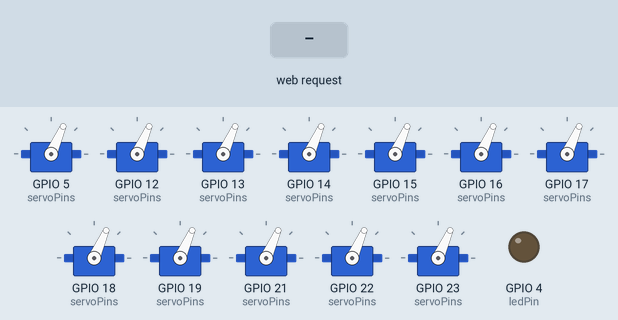
A sketch run on a simulated ESP32. Parts: 12 × servo, output pins drawn as LEDs (lit = HIGH). The test bench sets the inputs (shaded band). WiFi joins after 1.5 s; servers stay silent unless stated; servo pulses on a pin are drawn as a servo (544–2400 µs = 0–180°); what the sketch prints to the serial monitor is not drawn.

Above: at 4.7 s.
4.8 s: HTTP request GET /H received
At 7.2 s:
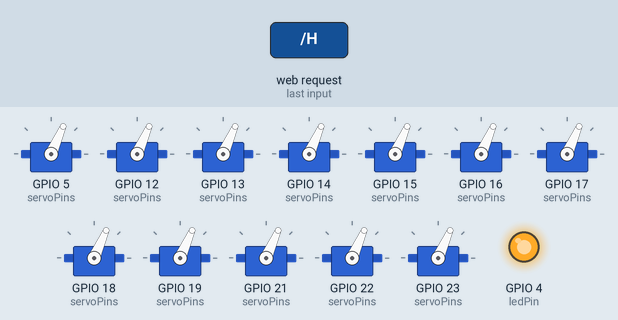
7.8 s: HTTP request GET /L received
At 8.1 s:
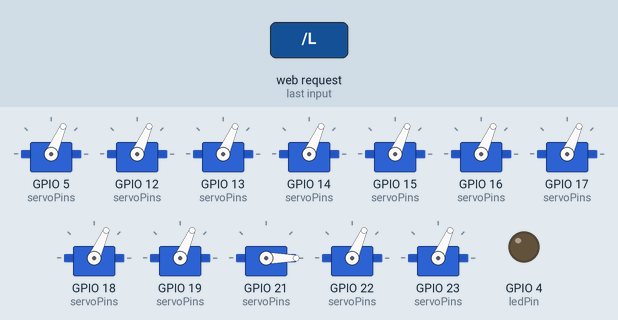
10.8 s: HTTP request GET /M received
At 11.7 s:
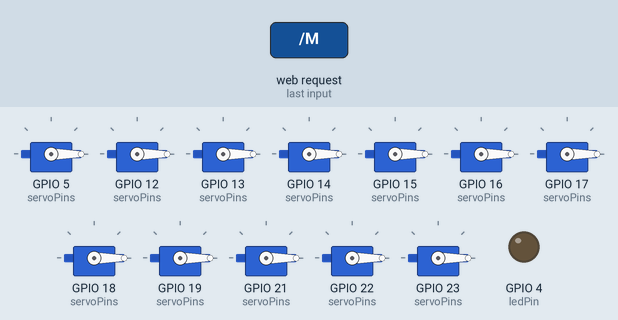
13.8 s: HTTP request GET /H received
At 14.1 s:
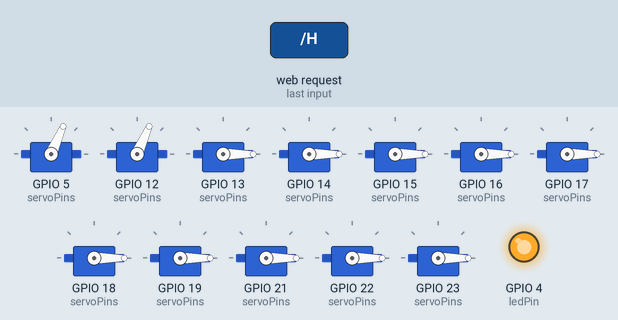
Timing chart, 0 to 16.8 s (numbered marks = the images above; inputs shaded):
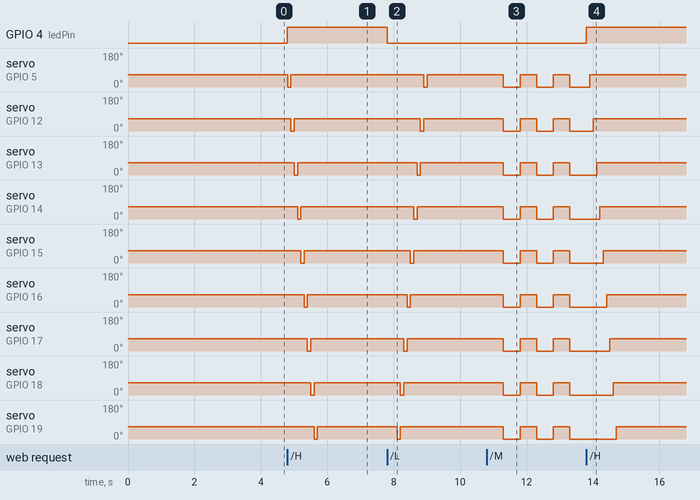

Measured:
- after the input at 4.8 s, GPIO 4 (ledPin): LOW → HIGH at once; servo on GPIO 5 (servoPins): 66° → 0° at once, → 66° 0.10 s later; servo on GPIO 12 (servoPins): 66° → 0° after 0.10 s, → 66° 0.10 s later; servo on GPIO 13 (servoPins): 66° → 0° after 0.20 s, → 66° 0.10 s later; servo on GPIO 14 (servoPins): 66° → 0° after 0.30 s, → 66° 0.10 s later
- after the input at 7.8 s, GPIO 4 (ledPin): HIGH → LOW at once; servo on GPIO 5 (servoPins): 66° → 0° after 1.1 s, → 66° 0.10 s later; servo on GPIO 12 (servoPins): 66° → 0° after 1.0 s, → 66° 0.10 s later; servo on GPIO 13 (servoPins): 66° → 0° after 0.90 s, → 66° 0.10 s later; servo on GPIO 14 (servoPins): 66° → 0° after 0.80 s, → 66° 0.10 s later
- after the input at 10.8 s, servo on GPIO 5 (servoPins), servo on GPIO 12 (servoPins): alternates 66° for 0.50 s and 0° for 0.50 s, starting after 0.50 s
- after the input at 13.8 s, GPIO 4 (ledPin): LOW → HIGH at once; servo on GPIO 5 (servoPins): 0° → 66° after 0.11 s; servo on GPIO 12 (servoPins): 0° → 66° after 0.21 s; servo on GPIO 13 (servoPins): 0° → 66° after 0.31 s; servo on GPIO 14 (servoPins): 0° → 66° after 0.41 s

The sketch:

Servo05_WiFi.ino
```cpp
/*
  WiFi Web Server LED Blink

 A simple web server that lets you blink an LED via the web.
 This sketch will print the IP address of your WiFi Shield (once connected)
 to the Serial monitor. From there, you can open that address in a web browser
 to turn on and off the LED on pin 5.

 If the IP address of your shield is yourAddress:
 http://yourAddress/H turns the LED on
 http://yourAddress/L turns it off

 This example is written for a network using WPA encryption. For
 WEP or WPA, change the Wifi.begin() call accordingly.

 Circuit:
 * WiFi shield attached
 * LED attached to pin 5

 created for arduino 25 Nov 2012
 by Tom Igoe

ported for sparkfun esp32
31.01.2017 by Jan Hendrik Berlin

 */

#include <WiFi.h>

const char* ssid     = "Firefly24";
const char* password = "---";
int ledPin = 4;

WiFiServer server(80);

//----------------------------------
#include "esp32-hal-ledc.h"

uint32_t maxint = 65535;
uint32_t servoMax = 8000;
uint32_t servoMin = 1700;
uint32_t servoCenter = (servoMin + servoMax) / 2;
uint32_t servoLow = servoMin; //1700 + 1300;
uint32_t servoHigh = 1700 + 1000 + 1300; //servoLow+1000;

const byte numberOfServos = 12;
byte servoPins[numberOfServos] = {5, 12, 13, 14, 15, 16, 17, 18, 19, 21, 22, 23};

void setupServo()
{
    for (byte servoIndex = 0; servoIndex < numberOfServos; servoIndex++)
  {
    byte channel = servoIndex;
    byte servoPin = servoPins[servoIndex];

    ledcSetup(channel, 50, 16); // channel X, 50 Hz, 16-bit depth
    ledcAttachPin(servoPin, channel);   // GPIO servoPin on channel X
    ledcWrite(channel, servoHigh); //servoMin
  }
  delay(2000);
}
//----------------------------------

void setup()
{
    Serial.begin(115200);
    pinMode(ledPin, OUTPUT);      // set the LED pin mode

    delay(10);

    // We start by connecting to a WiFi network

    Serial.println();
    Serial.println();
    Serial.print("Connecting to ");
    Serial.println(ssid);

    WiFi.begin(ssid, password);

    while (WiFi.status() != WL_CONNECTED) {
        delay(500);
        Serial.print(".");
    }

    Serial.println("");
    Serial.println("WiFi connected");
    Serial.println("IP address: ");
    Serial.println(WiFi.localIP());

    server.begin();

setupServo();
}

void Marching()
{
  for (byte servoIndex = 0; servoIndex < numberOfServos; servoIndex++)
  {
    byte channel = servoIndex;
    ledcWrite(channel, servoHigh);
  }
  delay(500);
  for (byte servoIndex = 0; servoIndex < numberOfServos; servoIndex++)
  {
    byte channel = servoIndex;
    ledcWrite(channel, servoLow);
  }
  delay(500);
}

//void TheWave2()
//{
//  byte dly = 100;
//  int trail = 1;
//  for (int head = 0; head < (numberOfServos + trail - 1); head++)
//  {
//    if (head >= 0 && head < numberOfServos) ledcWrite(head,  servoLow);
//    int tail = head - trail;
//    if (tail >= 0 && tail < numberOfServos) ledcWrite(tail,  servoHigh);
//    delay(dly);
//  }
//
//  for (int head = (numberOfServos-1); head >= -trail ; head--)
//  {
//    if (head >= 0 && head < numberOfServos) ledcWrite(head,  servoLow);
//    int tail = head + trail;
//    if (tail >= 0 && tail < numberOfServos) ledcWrite(tail,  servoHigh);
//    delay(dly);
//  }
//}

void TheWave2a()
{
  byte dly = 100;
  int trail = 1;
  for (int head = 0; head < (numberOfServos + trail); head++)
  {
    if (head >= 0 && head < numberOfServos) ledcWrite(head,  servoLow);
    int tail = head - trail;
    if (tail >= 0 && tail < numberOfServos) ledcWrite(tail,  servoHigh);
    delay(dly);
  }
}

void TheWave2b()
{
  byte dly = 100;
  int trail = 1;

  for (int head = (numberOfServos-1); head >= -trail ; head--)
  {
    if (head >= 0 && head < numberOfServos) ledcWrite(head,  servoLow);
    int tail = head + trail;
    if (tail >= 0 && tail < numberOfServos) ledcWrite(tail,  servoHigh);
    delay(dly);
  }
}
int value = 0;

void loop(){
 WiFiClient client = server.available();   // listen for incoming clients
int cmd=0;
  if (client) {                             // if you get a client,
    Serial.println("new client");           // print a message out the serial port
    String currentLine = "";                // make a String to hold incoming data from the client
    while (client.connected()) {            // loop while the client's connected
      if (client.available()) {             // if there's bytes to read from the client,
        char c = client.read();             // read a byte, then
        Serial.write(c);                    // print it out the serial monitor
        if (c == '\n') {                    // if the byte is a newline character

          // if the current line is blank, you got two newline characters in a row.
          // that's the end of the client HTTP request, so send a response:
          if (currentLine.length() == 0) {
            // HTTP headers always start with a response code (e.g. HTTP/1.1 200 OK)
            // and a content-type so the client knows what's coming, then a blank line:
            client.println("HTTP/1.1 200 OK");
            client.println("Content-type:text/html");
            client.println();

            // the content of the HTTP response follows the header:
            client.print("<h1 style='font-size:400%;'>");
            client.print("<a href='/'>Home</a><br>");
            client.print("<a href='/M'>Marching</a><br>");
            client.print("<a href='/L'>&lt;&lt;&lt;</a>&nbsp;&nbsp;");
            client.print("<a href='/H'>&gt;&gt;&gt;</a>");
      client.print("</h1>");

            // The HTTP response ends with another blank line:
            client.println();
            // break out of the while loop:
            break;
          } else {    // if you got a newline, then clear currentLine:
            currentLine = "";
          }
        } else if (c != '\r') {  // if you got anything else but a carriage return character,
          currentLine += c;      // add it to the end of the currentLine
        }

        // Check to see if the client request was "GET /H" or "GET /L":
        if (currentLine.endsWith("GET /H")) {
          digitalWrite(ledPin, HIGH);               // GET /H turns the LED on
          cmd=1;
        }
        if (currentLine.endsWith("GET /L")) {
          digitalWrite(ledPin, LOW);                // GET /L turns the LED off
          cmd=2;
        }
        if (currentLine.endsWith("GET /M")) {
          cmd=3;
        }
      }
    }
    // close the connection:
    client.stop();
    Serial.println("client disonnected");
    switch (cmd)
    {
      case 1: TheWave2a(); break;
      case 2: TheWave2b(); break;
      case 3: for (byte i=0; i<3; i++) Marching(); break;
    }
  }
}
```
